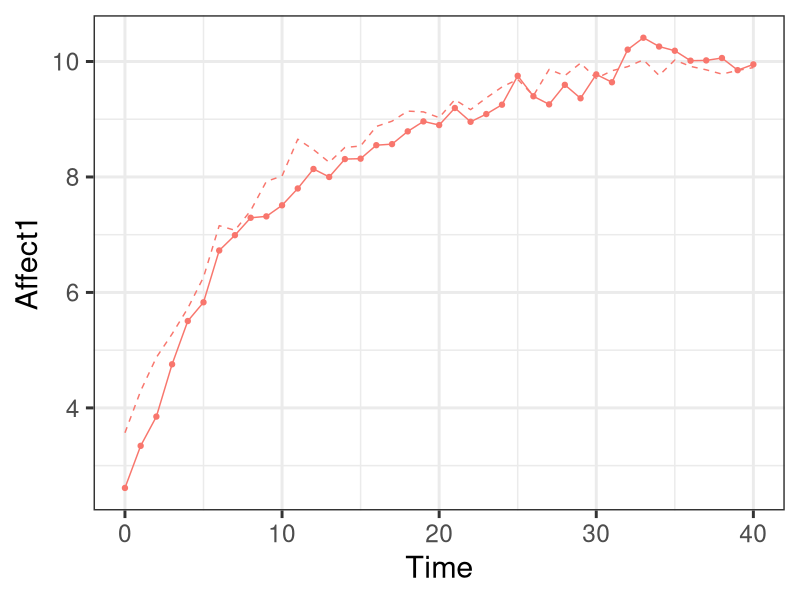

Write the R code that produced this figure.
##############################
# Adding cross-noise
# Michael E. Aristodemou
# Week 5: 16.10.2025
##############################

# install package if it is missing
if (!requireNamespace("ggplot2", quietly = TRUE)) {
  install.packages("ggplot2")
}

library(ggplot2) # load for visualization

# Generate data for multiple subjects with individual differences
NSubjects <- 20
times <- seq(from=0, to=40, by=1) #generate sequence of time points when subjects are measured
Nobs <- length(times) #number of observations per subject

initialAffect1 <- rnorm(n = NSubjects, mean = 5, sd = 2)
initialAffect2 <- rnorm(n = NSubjects, mean = 5, sd = 2)

A <- -.2 #continuous time state dependence
Across <- .1 #cross-effect state dependence
B <- 1 #continuous intercept
G <- .2 #unique system noise coefficient
Gcross <- .1 #common system noise coefficient

#create empty data.frame to fill step by step
data <- data.frame(Subject= rep(NA,NSubjects*Nobs),
                   Time = rep(NA,NSubjects*Nobs),
                   Affect1 = rep(NA,NSubjects*Nobs),
                   Affect2 = rep(NA,NSubjects*Nobs)) #now with affect for two individuals

Nsteps <- 100 #number of steps in time to compute between each observation (increased precision)
row <- 0 #initialize row counter, to track which row of the data.frame we are on
for(subi in 1:NSubjects){
  for(obsi in 1:Nobs){ #for each observation of a subject
    row <- row + 1
    if(obsi==1){
      Affect1State <- initialAffect1[subi] #if first time point, set to initial affect
      Affect2State <- initialAffect2[subi]
    }
    if(obsi>1){ #else compute new affect state by taking a sequence of small steps in time
      for(stepi in 1:Nsteps){ #take Nsteps in time between each observation
        # compute deterministic slopes of affect at earlier time point
        dAffect1 <- A*Affect1State + Across * Affect2State + B
        dAffect2 <- A*Affect2State + Across * Affect1State + B
        systemNoiseState1 <- rnorm(n=1, mean=0, sd=sqrt(1/Nsteps)) #unique noise for subj 1
        systemNoiseState2 <- rnorm(n=1, mean=0, sd=sqrt(1/Nsteps)) #unique noise for subj 2
        systemNoiseCrossState <- rnorm(n=1, mean=0, sd=sqrt(1/Nsteps)) #common noise
        Affect1State <- Affect1State + dAffect1 * 1/Nsteps + #update state using slope and time step
          G * systemNoiseState1 + Gcross * systemNoiseCrossState #and add unique and common noise
        Affect2State <- Affect2State + dAffect2 * 1/Nsteps + #update state using slope and time step
          G * systemNoiseState2 + Gcross * systemNoiseCrossState #and add unique and common noise
      }
    }
    data$Affect1[row] <- Affect1State #input affect data
    data$Affect2[row] <- Affect2State #input affect data
    data$Time[row] <- times[obsi] #input time data
    data$Subject[row] <- subi #input subject data
  }
}

data$Affect1 <- data$Affect1 + rnorm(n=nrow(data), mean = 0, sd = .05) #add measurement error
data$Affect2 <- data$Affect2 + rnorm(n=nrow(data), mean = 0, sd = .05) #add measurement error

# Visualize model implied values + measurement error
p3 = ggplot(data[data$Subject==1,], # Plot the data for the first couple
       aes(x = Time, y = Affect1, color = as.factor(Subject))) +
  geom_line() +
  geom_line(aes(y = Affect2), linetype = "dashed") +
  geom_point() +
  theme_bw(base_size = 22)+
  theme(legend.position = "none")
